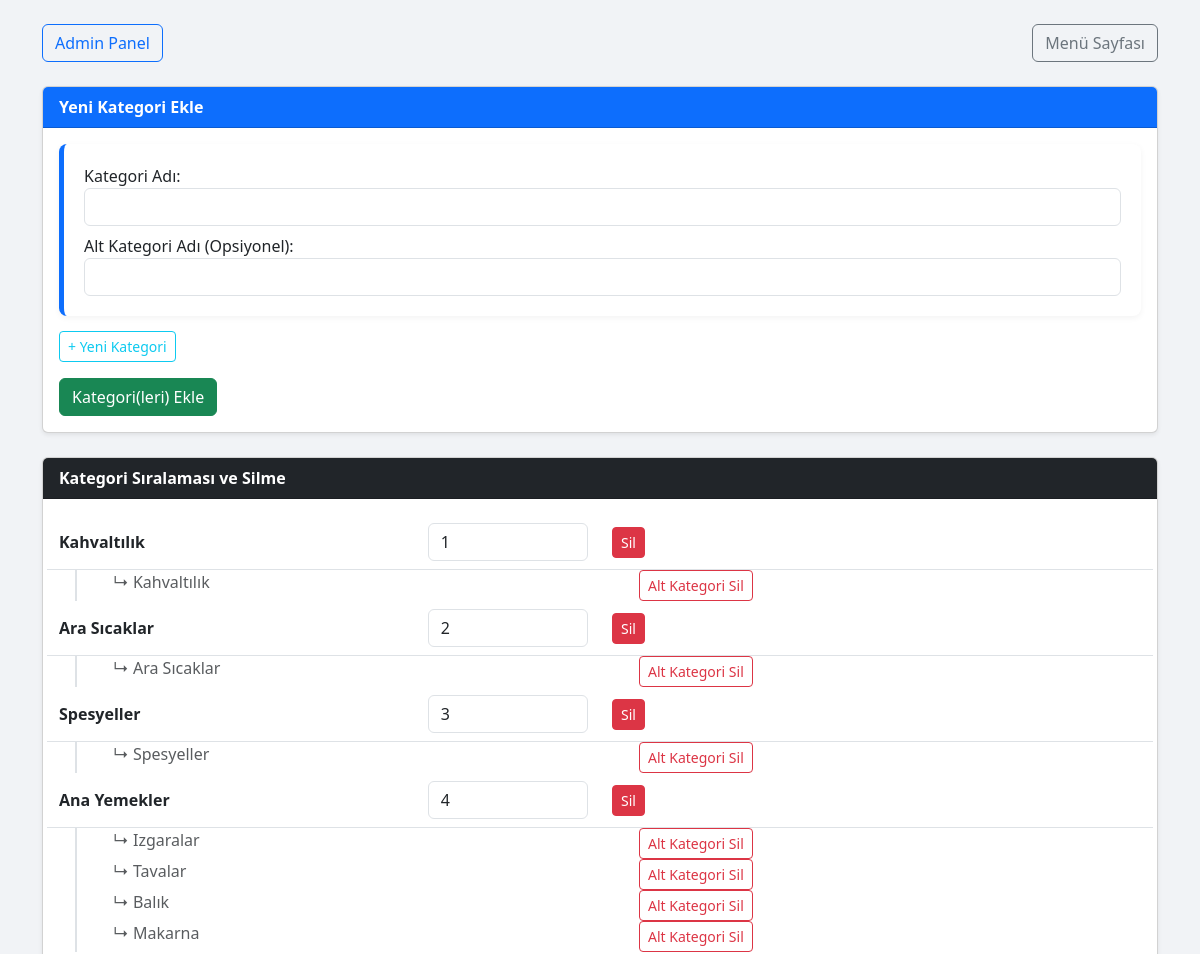
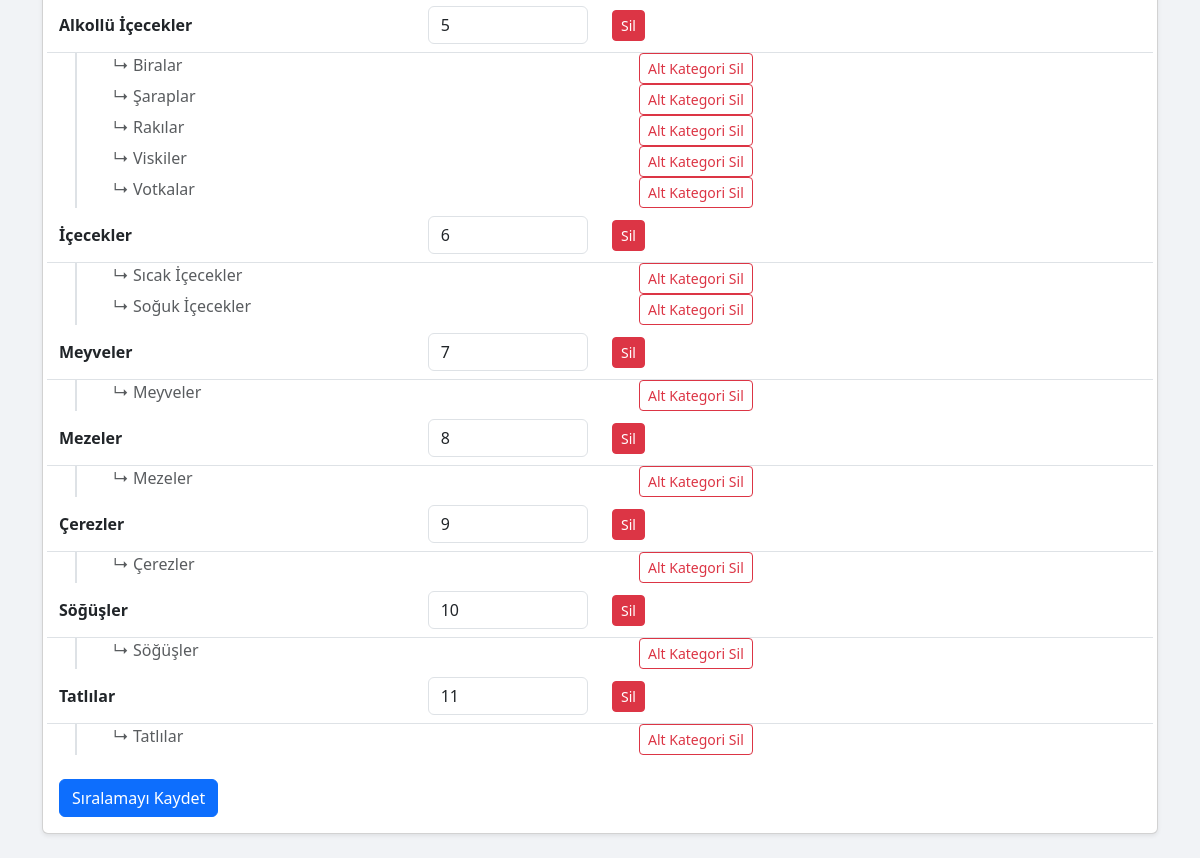
The page /kategori.php on the database its author committed (2 pictures, top to bottom).
### tables this page shows
CREATE TABLE `categories` (
  `id` int(11) NOT NULL,
  `name` varchar(255) NOT NULL,
  `order_no` int(11) DEFAULT 0
);

CREATE TABLE `subcategories` (
  `id` int(11) NOT NULL,
  `category_id` int(11) NOT NULL,
  `name` varchar(255) NOT NULL
);

### kategori.php (the view, shortened to what this page needs)
<?php
include("db.php");
$kategoriler = $conn->query("SELECT * FROM categories ORDER BY order_no IS NULL, order_no ASC, id ASC");
?>
<!DOCTYPE html>
<html lang="tr">
<head>
    <link href="https://cdn.jsdelivr.net/npm/bootstrap@5.3.0/dist/css/bootstrap.min.css" rel="stylesheet">
</head>
<body>
<div class="container py-4">
    <div class="d-flex justify-content-between mb-4">
        <a href="admin_panel.php" class="btn btn-outline-primary">Admin Panel</a>
        <a href="oyku_menu.php" class="btn btn-outline-secondary">Menü Sayfası</a>
    </div>
    <div class="card mb-4 shadow-sm">
        <div class="card-header bg-primary text-white">Yeni Kategori Ekle</div>
        <div class="card-body">
            <form method="POST">
                <div id="category-container">
                    <div class="kategori-box">
                        <label>Kategori Adı:</label>
                        <input type="text" name="kategori_adi[]" class="form-control mb-2" required>
                        <label>Alt Kategori Adı (Opsiyonel):</label>
                        <input type="text" name="alt_kategori_adi[]" class="form-control">
                    </div>
                </div>
                <button type="button" class="btn btn-sm btn-outline-info mb-3" onclick="addCategoryBox()">+ Yeni Kategori</button>
                <br>
                <button type="submit" name="add_category" class="btn btn-success">Kategori(leri) Ekle</button>
            </form>
        </div>
    </div>
    <div class="card shadow-sm">
        <div class="card-header bg-dark text-white">Kategori Sıralaması ve Silme</div>
        <div class="card-body">
            <form method="POST">
                <?php while ($kategori = $kategoriler->fetch_assoc()): ?>
                    <div class="row align-items-center border-bottom py-2">
                        <div class="col-md-4 fw-bold"><?php echo htmlspecialchars($kategori['name']); ?></div>
                        <div class="col-md-2">
                            <input type="number" name="order[<?php echo $kategori['id']; ?>]" value="<?php echo $kategori['order_no']; ?>" class="form-control">
                        </div>
                        <div class="col-md-3">
                            <button type="submit" name="delete_category" value="<?php echo $kategori['id']; ?>" class="btn btn-sm btn-danger" onclick="return confirm('Bu kategori ve tüm bağlı veriler silinecek. Emin misiniz?')">Sil</button>
                        </div>
                    </div>
                    <?php
                    $altkats = $conn->query("SELECT * FROM subcategories WHERE category_id = " . $kategori['id']);
                    while ($alt = $altkats->fetch_assoc()): ?>
                        <div class="row ms-3 ps-4 border-start border-2">
                            <div class="col-md-6 text-muted">↳ <?php echo htmlspecialchars($alt['name']); ?></div>
                            <div class="col-md-3">
                                <button type="submit" name="delete_subcategory" value="<?php echo $alt['id']; ?>" class="btn btn-sm btn-outline-danger" onclick="return confirm('Bu alt kategoriye ait ürünler silinecek. Emin misiniz?')">Alt Kategori Sil</button>
                            </div>
                        </div>
                    <?php endwhile; ?>
                <?php endwhile; ?>
                <div class="mt-4">
                    <button type="submit" name="update_order" class="btn btn-primary">Sıralamayı Kaydet</button>
                </div>
            </form>
        </div>
    </div>
</div>
</body>
</html>

### kategori.php (style rules this page uses)
body { background-color: #f1f3f6; }
.kategori-box { background: #fff; padding: 20px; border-left: 5px solid #0d6efd; border-radius: 8px; box-shadow: 0 2px 6px rgba(0,0,0,0.05); margin-bottom: 15px; }
.card-header { font-weight: bold; }

### rows shown on the page
categories: name "Kahvaltılık", id+order_no "1"
subcategories: name "Kahvaltılık", $alt['id'] 1 (drawn)
categories: name "Ara Sıcaklar", id+order_no "2"
subcategories: name "Ara Sıcaklar", $alt['id'] 2 (drawn)
categories: name "Spesyeller", id+order_no "3"
subcategories: name "Spesyeller", $alt['id'] 3 (drawn)
categories: name "Ana Yemekler", id+order_no "4"
subcategories: name "Izgaralar", $alt['id'] 4 (drawn)
subcategories: name "Tavalar", $alt['id'] 5 (drawn)
subcategories: name "Balık", $alt['id'] 6 (drawn)
subcategories: name "Makarna", $alt['id'] 7 (drawn)
categories: name "Alkollü İçecekler", id+order_no "5"
subcategories: name "Biralar", $alt['id'] 8 (drawn)
subcategories: name "Şaraplar", $alt['id'] 9 (drawn)
subcategories: name "Rakılar", $alt['id'] 10 (drawn)
subcategories: name "Viskiler", $alt['id'] 11 (drawn)
subcategories: name "Votkalar", $alt['id'] 12 (drawn)
categories: name "İçecekler", id+order_no "6"
subcategories: name "Sıcak İçecekler", $alt['id'] 13 (drawn)
subcategories: name "Soğuk İçecekler", $alt['id'] 14 (drawn)
categories: name "Meyveler", id+order_no "7"
subcategories: name "Meyveler", $alt['id'] 15 (drawn)
categories: name "Mezeler", id+order_no "8"
subcategories: name "Mezeler", $alt['id'] 16 (drawn)
categories: name "Çerezler", id+order_no "9"
subcategories: name "Çerezler", $alt['id'] 17 (drawn)
categories: name "Söğüşler", id+order_no "10"
subcategories: name "Söğüşler", $alt['id'] 18 (drawn)
categories: name "Tatlılar", id+order_no "11"
subcategories: name "Tatlılar", $alt['id'] 19 (drawn)
